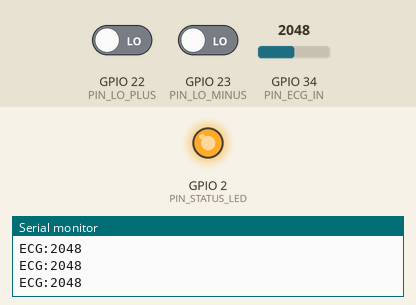
Bench run of a sketch on a simulated ESP32. On the bench: output pins drawn as LEDs (lit = HIGH), the last lines printed to the serial monitor. The inputs (shaded band) are chosen by the test bench; at power-on: GPIO 34 (PIN_ECG_IN) = 2048, GPIO 22 (PIN_LO_PLUS) LOW, GPIO 23 (PIN_LO_MINUS) LOW (analog values on the 0–4095 scale). WiFi joins after 1.5 s; servers stay silent unless stated; uploads are accepted with an empty reply.

Above: at 3.9 s.
4.0 s: GPIO 34 (PIN_ECG_IN) set to 3810
5.5 s: GPIO 34 (PIN_ECG_IN) set to 3884
At 6.3 s:
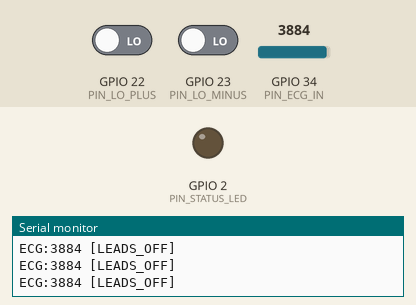
7.4 s: GPIO 34 (PIN_ECG_IN) set to 3603
At 9.4 s:
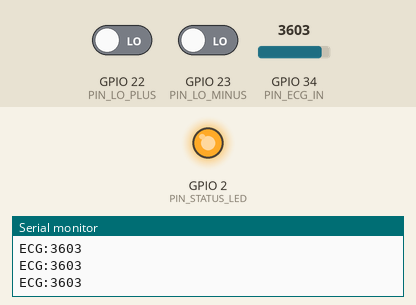
9.7 s: GPIO 34 (PIN_ECG_IN) set to 3890
At 10.9 s:
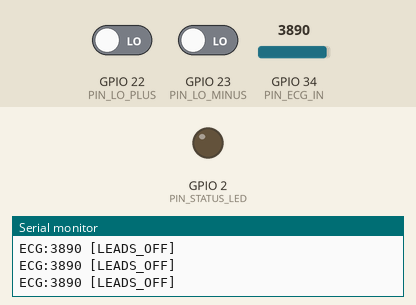
Timing chart, 0 to 12.7 s (numbered marks = the images above; inputs shaded):
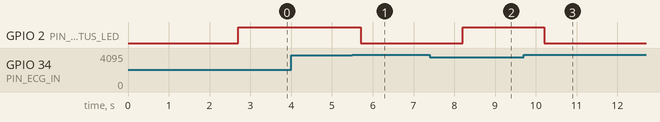

Measured:
- the behaviour switches between 3849 and 3850 on GPIO 34 (PIN_ECG_IN) (found by bisection; images 0 and 1)
- after the input at 5.5 s, GPIO 2 (PIN_STATUS_LED): HIGH → LOW after 0.20 s
- after the input at 7.4 s, GPIO 2 (PIN_STATUS_LED): LOW → HIGH after 0.80 s
- after the input at 9.7 s, GPIO 2 (PIN_STATUS_LED): HIGH → LOW after 0.50 s

The sketch:

esp32_streamer.ino
```cpp
/*
 * সহায়ক (Sahayak) — ESP32 + AD8232 ECG Telemetry Node
 * Clean & Bulletproof Wi-Fi Edition
 */
#include <Arduino.h>
#include <WiFi.h>
#include <HTTPClient.h>
#include <WiFiClientSecure.h>

const char* WIFI_SSID     = "Aesthetic";
const char* WIFI_PASS     = "ilahifff";
const char* DEVICE_ID     = "ESP32_NODE";
const char* SERVER_STREAM_URL = "https://sahayak-lkhm.onrender.com/api/ecg/stream";

#define PIN_ECG_IN        34  // AD8232 OUTPUT -> GPIO 34
#define PIN_LO_PLUS       22  // LO+ -> GPIO 22
#define PIN_LO_MINUS      23  // LO- -> GPIO 23
#define PIN_STATUS_LED     2  // Blue LED

#define SAMPLE_INTERVAL_MS  10   // 100 Hz
#define BATCH_SIZE          50   // 50 samples per batch
#define QUEUE_MAX_SAMPLES  600

struct EcgSample {
  uint16_t adc;
  bool leadsOff;
};

QueueHandle_t ecgQueue = NULL;
TaskHandle_t  sampleTaskHandle = NULL;
TaskHandle_t  telemetryTaskHandle = NULL;

// Real biopotential sampling task: reads genuine microvolt Lead II ECG from AD8232 on GPIO 34
void ecgSampleTask(void* pvParameters) {
  TickType_t xLastWakeTime = xTaskGetTickCount();
  const TickType_t xFrequency = pdMS_TO_TICKS(SAMPLE_INTERVAL_MS);

  for (;;) {
    vTaskDelayUntil(&xLastWakeTime, xFrequency);

    // Read real AD8232 Leads-Off detection pins (LO+ on GPIO 22, LO- on GPIO 23)
    bool loPlus = (digitalRead(PIN_LO_PLUS) == HIGH);
    bool loMinus = (digitalRead(PIN_LO_MINUS) == HIGH);

    // Read real biopotential analog voltage from AD8232 OUTPUT pin on GPIO 34
    uint16_t adcVal = (uint16_t)analogRead(PIN_ECG_IN);

    // Honest hardware-level Leads-Off check:
    // Triggered if LO+/LO- active OR ADC reading rails to 3.3V / GND rail saturation
    bool isRailed = (adcVal >= 3850 || adcVal <= 90);
    bool leadsOff = loPlus || loMinus || isRailed;

    EcgSample sample;
    sample.adc = adcVal;
    sample.leadsOff = leadsOff;

    // Print to Serial for live Arduino Serial Plotter / Monitor evaluation
    if (leadsOff) {
      Serial.printf("ECG:%u [LEADS_OFF]\n", adcVal);
    } else {
      Serial.printf("ECG:%u\n", adcVal);
    }

    if (xQueueSend(ecgQueue, &sample, 0) != pdPASS) {
      EcgSample discard;
      xQueueReceive(ecgQueue, &discard, 0);
      xQueueSend(ecgQueue, &sample, 0);
    }
  }
}

void telemetryTask(void* pvParameters) {
  HTTPClient http;
  WiFiClientSecure clientSecure;
  clientSecure.setInsecure();
  clientSecure.setTimeout(2);

  http.setReuse(true);
  http.setTimeout(1500);

  uint16_t batchBuffer[BATCH_SIZE];
  char jsonPayload[1536];
  unsigned long lastReconnectAttempt = 0;

  for (;;) {
    if (WiFi.status() != WL_CONNECTED) {
      digitalWrite(PIN_STATUS_LED, LOW);

      if (millis() - lastReconnectAttempt >= 15000) {
        lastReconnectAttempt = millis();
        Serial.printf("[WiFi] Reconnecting to '%s'...\n", WIFI_SSID);
        WiFi.disconnect();
        vTaskDelay(pdMS_TO_TICKS(100));
        WiFi.begin(WIFI_SSID, WIFI_PASS);
      }

      vTaskDelay(pdMS_TO_TICKS(500));
      continue;
    }

    int collected = 0;
    int loCount = 0;
    while (collected < BATCH_SIZE) {
      EcgSample sample;
      if (xQueueReceive(ecgQueue, &sample, pdMS_TO_TICKS(15)) == pdTRUE) {
        batchBuffer[collected] = sample.adc;
        if (sample.leadsOff) loCount++;
        collected++;
      } else {
        break;
      }
    }

    if (collected == 0) {
      vTaskDelay(pdMS_TO_TICKS(10));
      continue;
    }

    bool batchLeadsOff = (loCount > collected / 4);

    // Visual feedback on status LED: solid ON when leads attached, gentle pulse when leads detached
    if (batchLeadsOff) {
      digitalWrite(PIN_STATUS_LED, (millis() % 500 < 100) ? HIGH : LOW);
    } else {
      digitalWrite(PIN_STATUS_LED, HIGH);
    }

    int offset = snprintf(
      jsonPayload,
      sizeof(jsonPayload),
      "{\"device_id\":\"%s\",\"leads_off\":%s,\"samples\":[",
      DEVICE_ID,
      batchLeadsOff ? "true" : "false"
    );
    for (int i = 0; i < collected; i++) {
      int written = snprintf(
        jsonPayload + offset,
        sizeof(jsonPayload) - offset,
        (i == collected - 1) ? "%u" : "%u,",
        batchBuffer[i]
      );
      if (written < 0 || offset + written >= (int)sizeof(jsonPayload) - 10) break;
      offset += written;
    }
    snprintf(jsonPayload + offset, sizeof(jsonPayload) - offset, "]}");

    if (http.begin(clientSecure, SERVER_STREAM_URL)) {
      http.addHeader("Content-Type", "application/json");
      http.addHeader("Connection", "keep-alive");
      int httpCode = http.POST((uint8_t*)jsonPayload, strlen(jsonPayload));
      if (httpCode > 0) {
        http.getString();
      } else {
        http.end();
        clientSecure.stop();
      }
    }

    vTaskDelay(pdMS_TO_TICKS(20));
  }
}

void setup() {
  Serial.begin(115200);
  delay(1000);

  Serial.println(F("\n--- Sahayak ESP32 ECG Node Starting ---"));

  pinMode(PIN_STATUS_LED, OUTPUT);
  digitalWrite(PIN_STATUS_LED, LOW);

  pinMode(PIN_LO_PLUS, INPUT_PULLDOWN);
  pinMode(PIN_LO_MINUS, INPUT_PULLDOWN);

  analogReadResolution(12);
  analogSetAttenuation(ADC_11db);

  ecgQueue = xQueueCreate(QUEUE_MAX_SAMPLES, sizeof(EcgSample));

  WiFi.disconnect(true);
  delay(200);
  WiFi.mode(WIFI_STA);
  WiFi.setSleep(false);
  WiFi.setAutoReconnect(true);

  Serial.printf("[WiFi] Connecting to '%s'...\n", WIFI_SSID);
  WiFi.begin(WIFI_SSID, WIFI_PASS);

  int count = 0;
  while (WiFi.status() != WL_CONNECTED && count < 24) {
    delay(500);
    Serial.print(F("."));
    count++;
  }
  Serial.println();

  if (WiFi.status() == WL_CONNECTED) {
    Serial.print(F(">>> SUCCESS! Connected. IP: "));
    Serial.println(WiFi.localIP());
    digitalWrite(PIN_STATUS_LED, HIGH);
  } else {
    Serial.println(F("[WiFi] Still connecting in background..."));
  }

  xTaskCreatePinnedToCore(ecgSampleTask, "SampleTask", 4096, NULL, 5, &sampleTaskHandle, 1);
  xTaskCreatePinnedToCore(telemetryTask, "TelemetryTask", 10240, NULL, 1, &telemetryTaskHandle, 0);

  Serial.println(F("[System] Ready."));
}

void loop() {
  vTaskDelay(pdMS_TO_TICKS(50));
}
```
